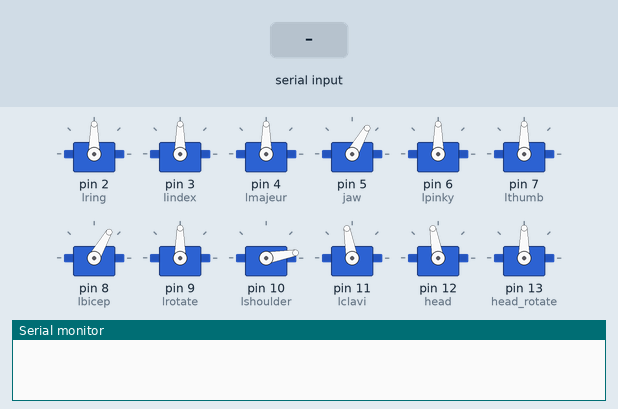
Recording of a sketch running on a simulated Arduino Uno, built with avr-gcc and run on an emulated ATmega328P. Shown: 12 × servo, the last lines printed to the serial monitor. The test bench sets the inputs (shaded band).

Above: at 1.2 s.
1.3 s: "90,45,200\n" received over Serial
At 2.2 s:
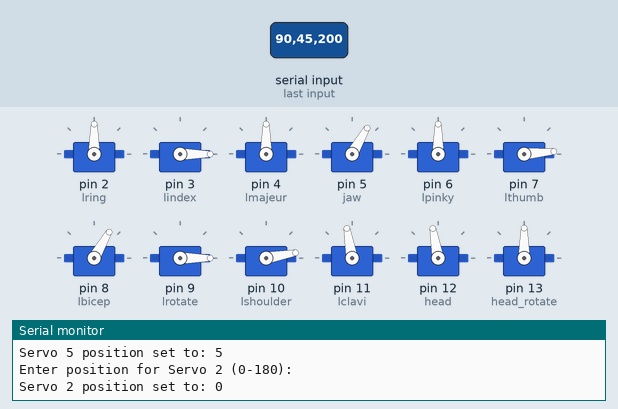
2.9 s: byte 70 ('F') received over Serial
At 4.3 s:
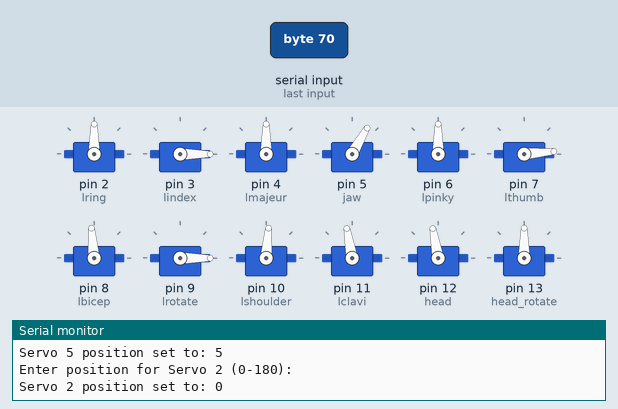
5.9 s: "30,150,10\n" received over Serial
At 8.5 s:
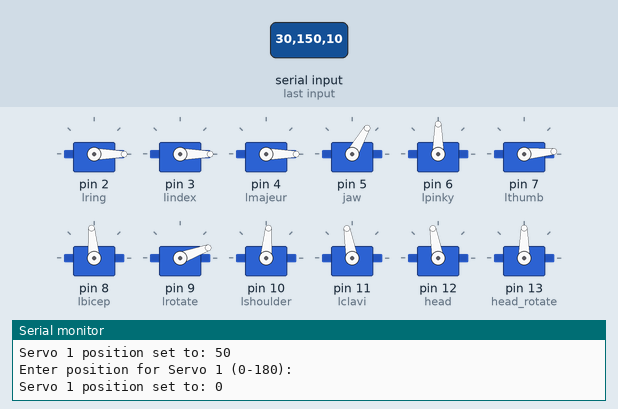
8.9 s: "5\n" received over Serial
At 10.9 s:
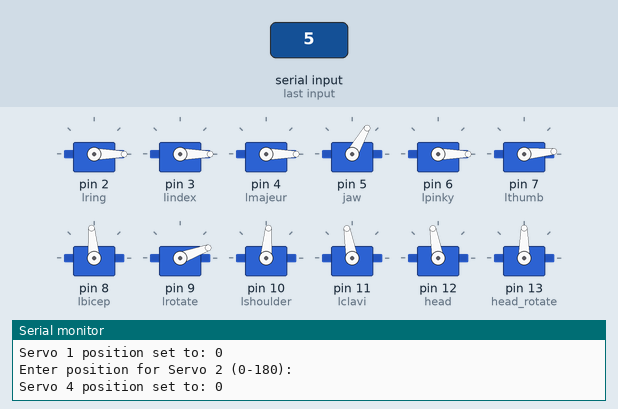
11.4 s: "1,90\n" received over Serial
At 12.2 s:
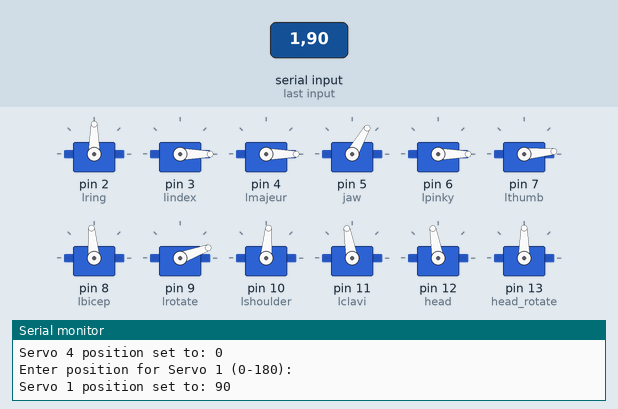
12.9 s: "A,45\n" received over Serial
At 13.3 s:
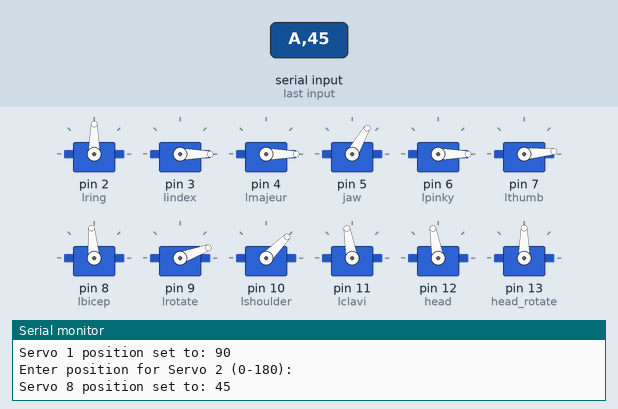
Timing chart, 0 to 15.4 s (numbered marks = the images above; inputs shaded):
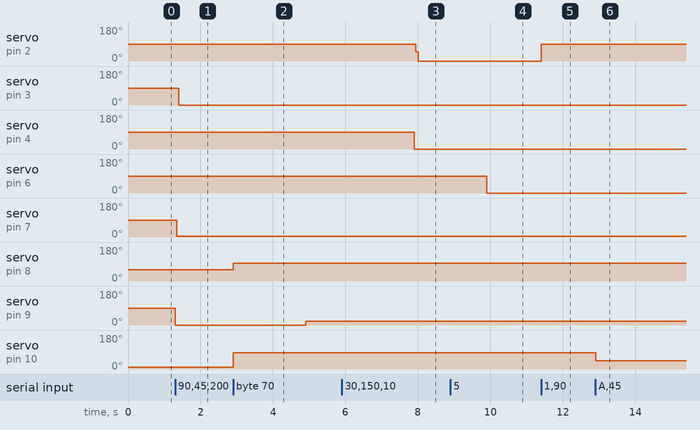

Measured:
- after the input at 1.3 s, servo on pin 3 (lindex): 90° → 0° after 0.11 s; servo on pin 7 (lthumb): 90° → 5° at once; servo on pin 9 (lrotate): 90° → 0° at once
- after the input at 2.9 s, servo on pin 8 (lbicep): 60° → 95° at once; servo on pin 9 (lrotate): 0° → 20° after 2.0 s; servo on pin 10 (lshoulder): 10° → 85° at once
- after the input at 5.9 s, servo on pin 2 (lring): 90° → 50° after 2.0 s, → 0° 0.07 s later; servo on pin 4 (lmajeur): 90° → 0° after 2.0 s
- after the input at 8.9 s, servo on pin 6 (lpinky): 90° → 0° after 1.0 s
- after the input at 11.4 s, servo on pin 2 (lring): 0° → 90° at once
- after the input at 12.9 s, servo on pin 10 (lshoulder): 85° → 45° at once

The sketch:

left_test_mov.ino
```cpp
// This program is to test the servos of the left arm of the Inmoov robot.
// At the end of the code, the F key is to develop a small movement


#include <Servo.h>

Servo lthumb, lindex, lmajeur, lpinky, lring, lbicep, lrotate, lshoulder, lclavi, jaw, head, head_rotate;

void setup() {
  lring.attach(2);
  lindex.attach(3);
  lmajeur.attach(4);
  jaw.attach(5);
  lpinky.attach(6);
  lthumb.attach(7);
  lbicep.attach(8);
  lrotate.attach(9);
  lshoulder.attach(10);
  lclavi.attach(11);
  head.attach(12);
  head_rotate.attach(13);  // When this is attached full noise cames from the head. still in revision
  Serial.begin(9600);


//all the servos to rest position
lrotate.write(90);
lshoulder.write(10);
lbicep.write(60);
lclavi.write(100);
head.write(100);
jaw.write(60);
head_rotate.write(90);

}

void loop() {
  if (Serial.available() > 0) {
    char input = Serial.read();
    int newPosition;

    // Read the position for rthumb
    if (input == '1') {
      Serial.println("Enter position for Servo 1 (0-180):");
      while (!Serial.available());
      newPosition = Serial.parseInt();
      if (newPosition >= 0 && newPosition <= 180) {
       lring.write(newPosition);
        Serial.println("Servo 1 position set to: " + String(newPosition));
      } else {
        Serial.println("Invalid position. Please enter a value between 0 and 180.");
      }
    }

    // Read the position for rindex
    else if (input == '2') {
      Serial.println("Enter position for Servo 2 (0-180):");
      while (!Serial.available());
      newPosition = Serial.parseInt();
      if (newPosition >= 0 && newPosition <= 180) {
        lindex.write(newPosition);
        Serial.println("Servo 2 position set to: " + String(newPosition));
      } else {
        Serial.println("Invalid position. Please enter a value between 0 and 180.");
      }
    }

    else if (input == '3') {
      Serial.println("Enter position for Servo 2 (0-180):");
      while (!Serial.available());
      newPosition = Serial.parseInt();
      if (newPosition >= 0 && newPosition <= 180) {
        lmajeur.write(newPosition);
        Serial.println("Servo 3 position set to: " + String(newPosition));
      } else {
        Serial.println("Invalid position. Please enter a value between 0 and 180.");
      }
    }

    else if (input == '5') {
      Serial.println("Enter position for Servo 2 (0-180):");
      while (!Serial.available());
      newPosition = Serial.parseInt();
      if (newPosition >= 0 && newPosition <= 180) {
        lpinky.write(newPosition);
        Serial.println("Servo 4 position set to: " + String(newPosition));
      } else {
        Serial.println("Invalid position. Please enter a value between 0 and 180.");
      }
    }

    else if (input == '4') {
      Serial.println("Enter position for Servo 2 (0-180):");
      while (!Serial.available());
      newPosition = Serial.parseInt();
      if (newPosition >= 0 && newPosition <= 180) {
        lthumb.write(newPosition);
        Serial.println("Servo 5 position set to: " + String(newPosition));
      } else {
        Serial.println("Invalid position. Please enter a value between 0 and 180.");
      }
    }

    else if (input == '8') {
      Serial.println("Enter position for Servo 2 (0-180):");
      while (!Serial.available());
      newPosition = Serial.parseInt();
      if (newPosition >= 0 && newPosition <= 180) {
        lbicep.write(newPosition);
        Serial.println("Servo 6 position set to: " + String(newPosition));
      } else {
        Serial.println("Invalid position. Please enter a value between 0 and 180.");
      }
    }

    else if (input == '9') {
      Serial.println("Enter position for Servo 2 (0-180):");
      while (!Serial.available());
      newPosition = Serial.parseInt();
      if (newPosition >= 0 && newPosition <= 400) {
        lrotate.write(newPosition);
        Serial.println("Servo 7 position set to: " + String(newPosition));
      } else {
        Serial.println("Invalid position. Please enter a value between 0 and 180.");
      }
    }

    else if (input == 'A') {
      Serial.println("Enter position for Servo 2 (0-180):");
      while (!Serial.available());
      newPosition = Serial.parseInt();
      if (newPosition >= 0 && newPosition <= 180) {
        lshoulder.write(newPosition);
        Serial.println("Servo 8 position set to: " + String(newPosition));
      } else {
        Serial.println("Invalid position. Please enter a value between 0 and 180.");
      }
    }

    else if (input == 'B') {
      Serial.println("Enter position for Servo 2 (0-180):");
      while (!Serial.available());
      newPosition = Serial.parseInt();
      if (newPosition >= 0 && newPosition <= 180) {
        lclavi.write(newPosition);
        Serial.println("Servo 9 position set to: " + String(newPosition));
      } else {
        Serial.println("Invalid position. Please enter a value between 0 and 180.");
      }
    }

    else if (input == 'C') {
      Serial.println("Enter position for Servo 2 (0-180):");
      while (!Serial.available());
      newPosition = Serial.parseInt();
      if (newPosition >= 0 && newPosition <= 180) {
        jaw.write(newPosition);
        Serial.println("Servo 9 position set to: " + String(newPosition));
      } else {
        Serial.println("Invalid position. Please enter a value between 0 and 180.");
      }
    }

    else if (input == 'D') {
      Serial.println("Enter position for Servo 2 (0-180):");
      while (!Serial.available());
      newPosition = Serial.parseInt();
      if (newPosition >= 0 && newPosition <= 180) {
        head.write(newPosition);
        Serial.println("Servo 9 position set to: " + String(newPosition));
      } else {
        Serial.println("Invalid position. Please enter a value between 0 and 180.");
      }
    }

    else if (input == 'E') {
      Serial.println("Enter position for Servo 2 (0-180):");
      while (!Serial.available());
      newPosition = Serial.parseInt();
      if (newPosition >= -360 && newPosition <= 360) {
        head_rotate.write(newPosition);
        Serial.println("Servo 9 position set to: " + String(newPosition));
      } else {
        Serial.println("Invalid position. Please enter a value between 0 and 180.");
      }
    }

    else if (input == 'F') {
      //mini demo movements

       lshoulder.write(85);   //tecla A
      lbicep.write(95);     //tecla 8
     delay(2000);
      lrotate.write(20);  //tecla 9
      delay(3000);


    }


  }
}
```
